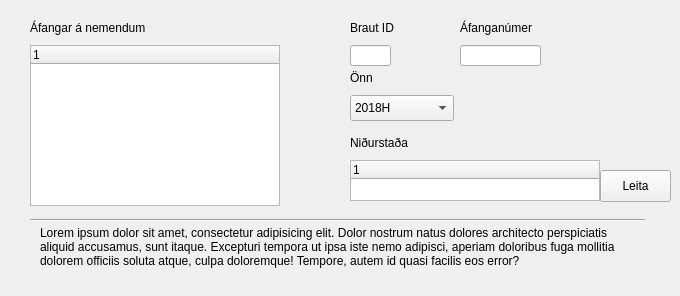
      <widget class="QWidget" name="trackCoursesTabCreate_2">
       <attribute name="title">
        <string>Áfangi á braut</string>
       </attribute>
       <widget class="QLabel" name="label_40">
        <property name="geometry">
         <rect>
          <x>40</x>
          <y>226</y>
          <width>595</width>
          <height>61</height>
         </rect>
        </property>
        <property name="text">
         <string>Lorem ipsum dolor sit amet, consectetur adipisicing elit. Dolor nostrum natus dolores architecto perspiciatis aliquid accusamus, sunt itaque. Excepturi tempora ut ipsa iste nemo adipisci, aperiam doloribus fuga mollitia dolorem officiis soluta atque, culpa doloremque! Tempore, autem id quasi facilis eos error?</string>
        </property>
        <property name="textFormat">
         <enum>Qt::AutoText</enum>
        </property>
        <property name="scaledContents">
         <bool>false</bool>
        </property>
        <property name="alignment">
         <set>Qt::AlignLeading|Qt::AlignLeft|Qt::AlignTop</set>
        </property>
        <property name="wordWrap">
         <bool>true</bool>
        </property>
       </widget>
       <widget class="Line" name="line_15">
        <property name="geometry">
         <rect>
          <x>30</x>
          <y>210</y>
          <width>615</width>
          <height>20</height>
         </rect>
        </property>
        <property name="orientation">
         <enum>Qt::Horizontal</enum>
        </property>
       </widget>
       <widget class="QLabel" name="label_121">
        <property name="geometry">
         <rect>
          <x>350</x>
          <y>70</y>
          <width>101</width>
          <height>16</height>
         </rect>
        </property>
        <property name="text">
         <string>Önn</string>
        </property>
       </widget>
       <widget class="QLineEdit" name="lineEdit_27">
        <property name="geometry">
         <rect>
          <x>460</x>
          <y>45</y>
          <width>81</width>
          <height>21</height>
         </rect>
        </property>
        <property name="text">
         <string/>
        </property>
        <property name="maxLength">
         <number>11</number>
        </property>
        <property name="clearButtonEnabled">
         <bool>true</bool>
        </property>
       </widget>
       <widget class="QLabel" name="label_122">
        <property name="geometry">
         <rect>
          <x>350</x>
          <y>20</y>
          <width>101</width>
          <height>16</height>
         </rect>
        </property>
        <property name="text">
         <string>Braut ID</string>
        </property>
       </widget>
       <widget class="QLabel" name="label_123">
        <property name="geometry">
         <rect>
          <x>350</x>
          <y>135</y>
          <width>101</width>
          <height>16</height>
         </rect>
        </property>
        <property name="text">
         <string>Niðurstaða</string>
        </property>
       </widget>
       <widget class="QTreeWidget" name="treeWidget_35">
        <property name="geometry">
         <rect>
          <x>30</x>
          <y>45</y>
          <width>250</width>
          <height>161</height>
         </rect>
        </property>
        <column>
         <property name="text">
          <string notr="true">1</string>
         </property>
        </column>
       </widget>
       <widget class="QLineEdit" name="lineEdit_28">
        <property name="geometry">
         <rect>
          <x>350</x>
          <y>45</y>
          <width>41</width>
          <height>21</height>
         </rect>
        </property>
        <property name="text">
         <string/>
        </property>
        <property name="maxLength">
         <number>11</number>
        </property>
        <property name="clearButtonEnabled">
         <bool>true</bool>
        </property>
       </widget>
       <widget class="QPushButton" name="pushButton_27">
        <property name="geometry">
         <rect>
          <x>600</x>
          <y>170</y>
          <width>71</width>
          <height>32</height>
         </rect>
        </property>
        <property name="text">
         <string>Leita</string>
        </property>
       </widget>
       <widget class="QTreeWidget" name="treeWidget_36">
        <property name="geometry">
         <rect>
          <x>350</x>
          <y>160</y>
          <width>250</width>
          <height>41</height>
         </rect>
        </property>
        <column>
         <property name="text">
          <string notr="true">1</string>
         </property>
        </column>
       </widget>
       <widget class="QLabel" name="label_125">
        <property name="geometry">
         <rect>
          <x>30</x>
          <y>20</y>
          <width>201</width>
          <height>16</height>
         </rect>
        </property>
        <property name="text">
         <string>Áfangar á nemendum</string>
        </property>
       </widget>
       <widget class="QComboBox" name="comboBox_17">
        <property name="geometry">
         <rect>
          <x>350</x>
          <y>95</y>
          <width>104</width>
          <height>26</height>
         </rect>
        </property>
        <item>
         <property name="text">
          <string>2018H</string>
         </property>
        </item>
        <item>
         <property name="text">
          <string>2019V</string>
         </property>
        </item>
        <item>
         <property name="text">
          <string>2019H</string>
         </property>
        </item>
        <item>
         <property name="text">
          <string>2020V</string>
         </property>
        </item>
        <item>
         <property name="text">
          <string>2020H</string>
         </property>
        </item>
        <item>
         <property name="text">
          <string>2021V</string>
         </property>
        </item>
        <item>
         <property name="text">
          <string>2021H</string>
         </property>
        </item>
       </widget>
       <widget class="QLabel" name="label_126">
        <property name="geometry">
         <rect>
          <x>460</x>
          <y>20</y>
          <width>101</width>
          <height>16</height>
         </rect>
        </property>
        <property name="text">
         <string>Áfanganúmer</string>
        </property>
       </widget>
      </widget>
